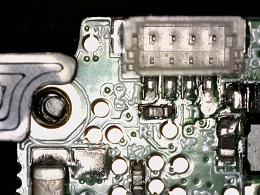
//> input picture colorCheck/input.jpg, 260 x 195 px
$ ./colorCheck   (built with g++ and OpenCV 4)
//> lines starting //> are read from the running program, lines starting //| are printed output that depends on the picture; after the words box and inside, x2 and y2 are one past the last pixel; in counts of white or black regions, pixels touching at a corner belong together
// colorCheck.cpp : This file contains the 'main' function. Program execution begins and ends there.
//

#include <iostream>
#include <opencv2/core.hpp>
#include <opencv2/highgui.hpp> // imshow(); waitKey();
#include <opencv2/imgcodecs.hpp> // imread();
#include <opencv2/imgproc.hpp> // matchTemplate();

void colorCheck(cv::Mat img_bgr, cv::Rect roi, int v_min, int v_max, double& score);
void getColorRange(cv::Mat img_bgr, cv::Rect roi, int& v_min, int& v_max);

int main()
{
    cv::Mat img_bgr = cv::imread("input.jpg", 1);
//> img_bgr is the input picture: 195 rows x 260 cols, CV_8UC3; mean B, G, R 118.2, 124.4, 126.6

	// Sample roi for Reference
    cv::Rect rectROI(20, 20, 20, 20);

	// Get Color Range
	int v_min, v_max;
	getColorRange(img_bgr, rectROI, v_min, v_max);
//> in getColorRange, `cv::cvtColor(img_bgr, img_hsv, CV_BGR2HSV);`: img_hsv: 195 rows x 260 cols, CV_8UC3; mean H, S, V 47.4, 57, 128.6
//> the loop in getColorRange, `for (int y = y_min; y < y_max; y++)` made 20 passes
//> (v_max, v_min) on passes 1 to 12: (6, 2), (6, 2), (6, 2), (7, 1), (7, 1), (7, 1), (7, 1), (7, 1), (10, 1), (11, 1), (11, 1), (11, 1)
//> after the loop in getColorRange, `for (int y = y_min; y < y_max; y++)`: v_max = 11; v_min = 1
//> v_min = 1; v_max = 11
	std::cout << "V_min:" << v_min << "  V_max:" << v_max << std::endl;
//| V_min:1  V_max:11

	// Sample roi for check
	cv::Rect rectCheck(55, 20, 20, 20);

	// Color Check
	double score;
	colorCheck(img_bgr, rectCheck, v_min, v_max, score);
//> the loop in colorCheck, `for (int y = y_min; y < y_max; y++)` made 20 passes
//> (count, in_range) on passes 1 to 12: (20, 20), (40, 40), (60, 60), (80, 80), (100, 100), (120, 120), (140, 140), (160, 160), (180, 180), (200, 200), (220, 220), (240, 240)
//> after the loop in colorCheck, `for (int y = y_min; y < y_max; y++)`: count = 400; in_range = 398
//> in colorCheck, `score = double(in_range) / (double(roi.width) * roi.height);`: score = 0.995
//> score = 0.995
	std::cout << "Score:" << score << std::endl;
//| Score:0.995

	// Display rect positions
	cv::rectangle(img_bgr, rectROI, cv::Scalar(0, 255, 255), 1, 8, 0); //Yellow color
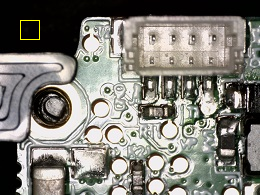
//> img_bgr: 195 rows x 260 cols, CV_8UC3; 0.15% of pixels changed, all inside (x1, y1, x2, y2) = (20, 20, 40, 40)
	cv::imshow("Reference roi", img_bgr);
	cv::rectangle(img_bgr, rectCheck, cv::Scalar(255, 0, 0), 1, 8, 0); //Blue color
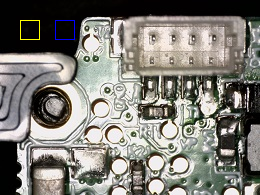
//> img_bgr: 195 rows x 260 cols, CV_8UC3; 0.15% of pixels changed, all inside (x1, y1, x2, y2) = (55, 20, 75, 40)
	cv::imshow("Color Check roi", img_bgr);

	cv::waitKey(0);
}

void colorCheck(cv::Mat img_bgr, cv::Rect roi, int v_min, int v_max, double& score) {

	cv::Mat img_hsv;
	cv::cvtColor(img_bgr, img_hsv, CV_BGR2HSV);
	int x_min = roi.x, y_min = roi.y, x_max = roi.x + roi.width, y_max = roi.y + roi.height;
	int in_range = 0; int count = 0;
	for (int y = y_min; y < y_max; y++) {
		for (int x = x_min; x < x_max; x++) {

			count++;
			cv::Vec3b hsv = img_hsv.at<cv::Vec3b>(y, x);
			int V = hsv.val[2];
			if (V >= v_min && V <= v_max)
				in_range++;

		}
	}

	// Calculate Score
	score = double(in_range) / (double(roi.width) * roi.height);
}

void getColorRange(cv::Mat img_bgr, cv::Rect roi, int& v_min, int& v_max) {

	cv::Mat img_hsv;
	cv::cvtColor(img_bgr, img_hsv, CV_BGR2HSV);
	int x_min = roi.x, y_min = roi.y, x_max = roi.x + roi.width, y_max = roi.y + roi.height;
	v_min = 255, v_max = 0; //set initial value
	for (int y = y_min; y < y_max; y++) {
		for (int x = x_min; x < x_max; x++) {

			cv::Vec3b hsv = img_hsv.at<cv::Vec3b>(y, x);
			int V = hsv.val[2];
			if (V > v_max)
				v_max = V;
			else if (V < v_min)
				v_min = V;

		}
	}
}
